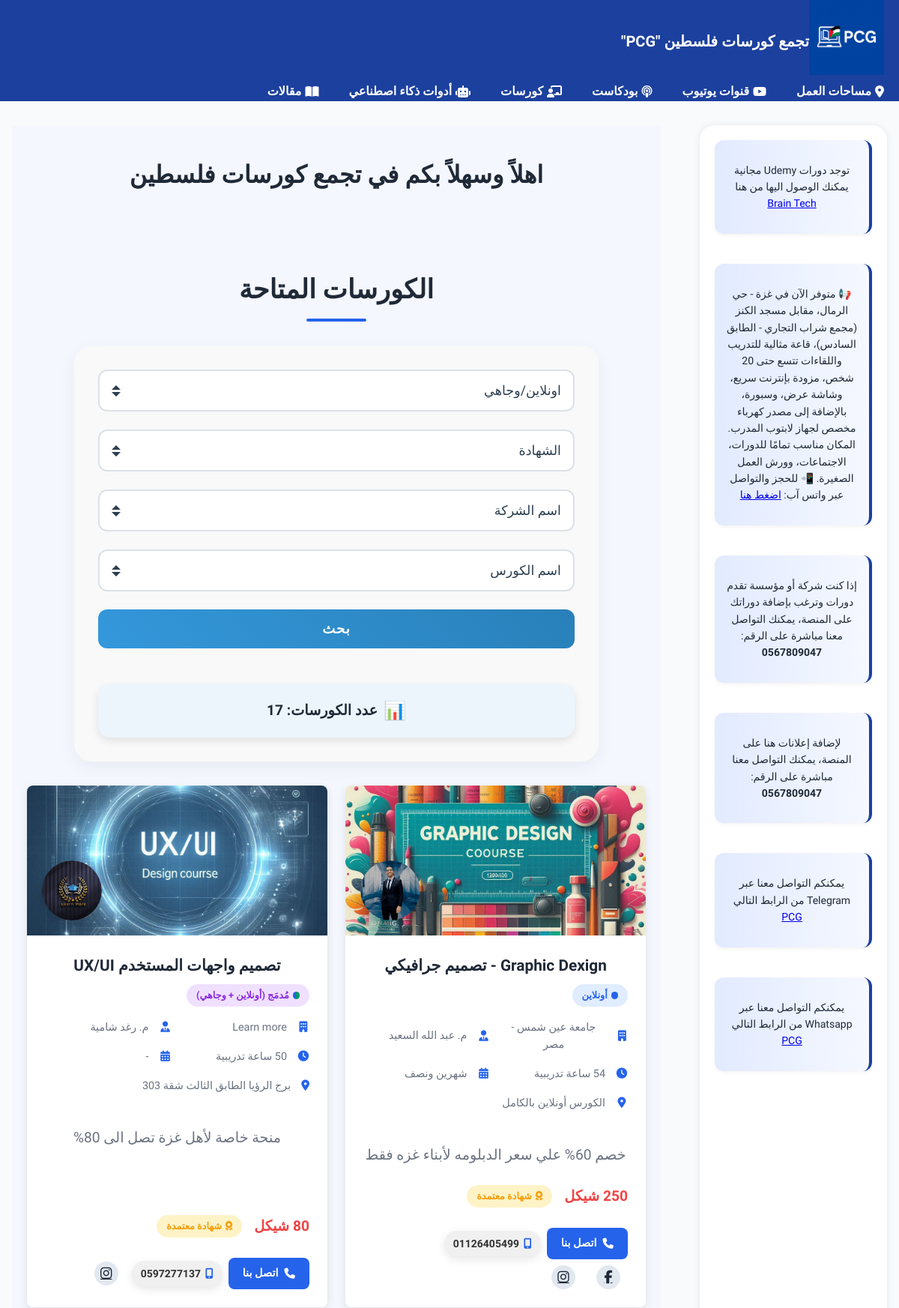
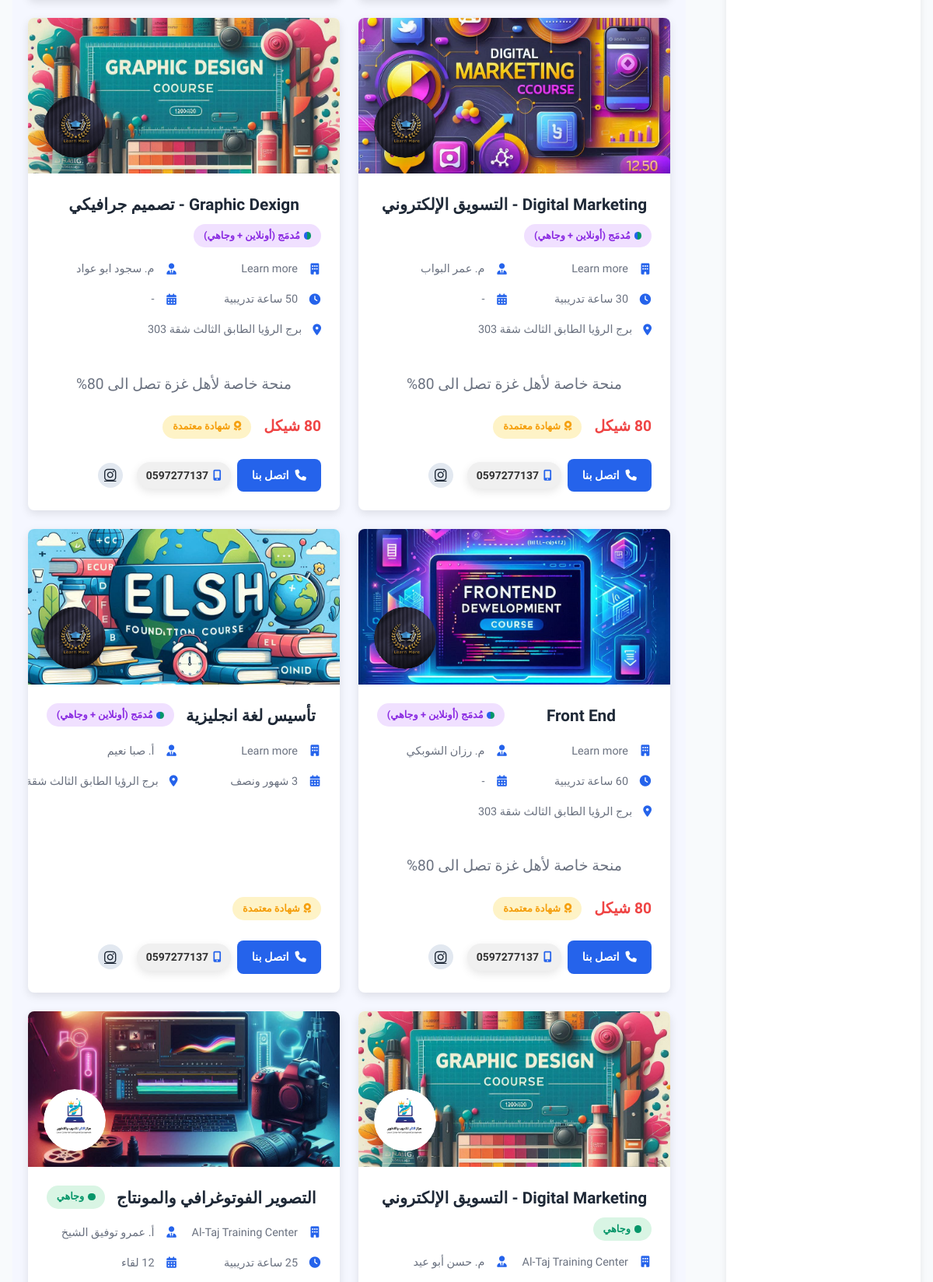
Screenshot of /courses (upper part) with the database file from the repository (2 pictures, top to bottom).
### tables this page shows
CREATE TABLE "courses" (
	"course_id"	INTEGER,
	"english_name_course"	TEXT,
	"english_name_company"	TEXT,
	"course_hour"	INTEGER,
	"price"	INTEGER,
	"course_duration"	TEXT,
	"trainer_name"	TEXT,
	"phone_number"	INTEGER,
	"online/in-person"	TEXT,
	"company_address"	TEXT,
	"more_course_details"	TEXT,
	"Certificate"	TEXT,
	"course_image"	TEXT,
	"company_logo"	TEXT,
	"social_media_website1"	TEXT,
	"social_media_website2"	TEXT,
	"social_media_website3"	TEXT,
	"social_media_website4"	TEXT,
	PRIMARY KEY("course_id")
);

### app.py (the view)
@app.route("/courses", methods=["GET"])
def courses():
    db = get_db()
    mode = request.args.get("mode")
    certificate = request.args.get("certificate")
    company = request.args.get("company")
    course = request.args.get("course")
    query = "SELECT * FROM courses WHERE 1=1"
    params = []
    if mode:
        query += " AND `online/in-person` = ?"
        params.append(mode)
    if certificate:
        query += " AND `certificate` = ?"
        params.append(certificate)
    if company:
        query += " AND english_name_company = ?"
        params.append(company)
    if course:
        query += " AND english_name_course = ?"
        params.append(course)
    cursor = db.execute(query, params)
    courses = cursor.fetchall()
    companies = db.execute("SELECT DISTINCT english_name_company FROM courses").fetchall()
    courses_name = db.execute("SELECT DISTINCT english_name_course FROM courses").fetchall()
    certificate = db.execute("SELECT DISTINCT certificate FROM courses").fetchall()
    onlineOrInperson = db.execute("SELECT DISTINCT `online/in-person` FROM courses").fetchall()
    result_count = len(courses)
    return render_template(
        "courses.html",
        custom_css="courses",
        courses=courses,
        companies=companies,
        courses_name=courses_name,
        certificate=certificate,
        result_count=result_count,
        onlineOrInperson=onlineOrInperson
    )

### app.py (called while the page is built)
def get_db():
    if 'db' not in g:
        g.db = sqlite3.connect("pcg.db")
        g.db.row_factory = sqlite3.Row
    return g.db

### templates/courses.html (shortened to what this page needs)
{% extends "layout.html" %}
{% block body %}
<section class="courses-section" dir="rtl">
    <div class="header-container">
        <h1 class="section-title" data-aos="fade-up" data-aos-delay="300">الكورسات المتاحة</h1>
        <div class="filter-container">
            <form method="GET" action="/courses" class="filter-form">
                <div class="filter-group-horizontal">
                    <select name="mode" class="filter-select">
                        <option disabled selected>اونلاين/وجاهي</option>
                    </select>
                </div>
                <div class="filter-group-horizontal">
                    <select name="certificate" class="filter-select">
                        <option disabled selected>الشهادة</option>
                    </select>
                </div>
                <div class="filter-group-horizontal">
                    <select name="company" class="filter-select">
                        <option disabled selected>اسم الشركة</option>
                    </select>
                </div>
                <div class="filter-group-horizontal">
                    <select name="course" class="filter-select">
                        <option disabled selected>اسم الكورس</option>
                    </select>
                </div>
                <button type="submit" class="filter-button">بحث</button>
                <div class="results-count-box">
                    {% if result_count > 0 %}
                        <span class="results-icon">📊</span>
                        <span class="results-text">عدد الكورسات: {{ result_count }}</span>
                    {% else %}
                        <span class="results-text no-results">لا توجد كورسات مطابقة لخيارات البحث الحالية.</span>
                    {% endif %}
                </div>
            </form>
        </div>
        <div class="row">
            {% for course in courses %}
            <div class="col-md-4 mb-4">
                <div class="course-card" data-aos="fade-up">
                    <div class="course-media">
                        <img src="{{ url_for('static', filename='/courses/' + course['course_image']) }}" class="course-image" alt="{{ course['english_name_course'] }}">
                        <div class="company-logo-container">
                            <img src="{{ url_for('static', filename='/company/' + course['company_logo']) }}" class="company-logo" alt="{{ course['english_name_company'] }}">
                        </div>
                    </div>
                    <div class="course-details">
                        <div class="course-header">
                            <h2 class="course-title">{{ course['english_name_course'] }}</h2>
                            {% if course['online/in-person'] == 'أونلاين' %}
                            <span class="course-type" data-type="online">أونلاين</span>
                            {% elif course['online/in-person'] == 'وجاهي' %}
                                <span class="course-type" data-type="inperson">وجاهي</span>
                            {% elif course['online/in-person'] == 'مُدمَج (أونلاين + وجاهي)' %}
                                <span class="course-type" data-type="mixed">مُدمَج (أونلاين + وجاهي)</span>
                            {% endif %}
                        </div>
                        <div class="course-meta">
                            <div class="meta-item">
                                <i class="fas fa-building"></i>
                                <span class="course-document">{{ course['english_name_company'] }}</span>
                            </div>
                            {% if course['trainer_name'] %}
                            <div class="meta-item">
                                <i class="fas fa-user-tie"></i>
                                <span class="course-document">{{ course['trainer_name'] }}</span>
                            </div>
                            {% endif %}
                            {% if course['course_hour'] %}
                            <div class="meta-item">
                                <i class="fas fa-clock"></i>
                                <span class="course-document">{{ course['course_hour'] }} ساعة تدريبية</span>
                            </div>
                            {% endif %}
                            <div class="meta-item">
                                <i class="fas fa-calendar-alt"></i>
                                <span>{{ course['course_duration'] }}</span>
                            </div>
                            <div class="meta-item">
                                <i class="fas fa-map-marker-alt"></i>
                                <span class="company_address">{{ course['company_address'] }}</span>
                            </div>
                        </div>
                        {% if course['more_course_details'] %}
                        <p class="course-description">{{ course['more_course_details'] }}</p>
                        {% endif %}
                        <div class="course-footer">
                            <div class="price-certificate">
                                {% if course['price'] %}
                                    <span class="course-price">{{ course['price'] }} شيكل</span>
                                {% endif %}
                                {% if course['certificate'] == 'مع شهادة'%}
                                    <span class="certificate-badge">
                                        <i class="fas fa-award"></i> شهادة معتمدة
                                    </span>
                                {% endif %}
                            </div>
                            <div class="course-actions">
                                <div class="contact-wrapper">
                                    <a href="tel:0{{ course['phone_number'] }}" class="contact-btn">
                                        <i class="fas fa-phone"></i> اتصل بنا
                                    </a>
                                    <div class="phone-bubble">
                                        <i class="fas fa-mobile-alt"></i> 0{{ course['phone_number'] }}
                                    </div>
                                    <div class="social-links">
                                        {% if course['social_media_website1'] %}
                                            <a href="{{ course['social_media_website1'] }}" target="_blank"><i class="fab fa-facebook-f"></i></a>
                                        {% endif %}
                                        {% if course['social_media_website3'] %}
                                            <a href="{{ course['social_media_website3'] }}" target="_blank"><i class="fab fa-instagram"></i></a>
                                        {% endif %}
                                    </div>
                                </div>
                            </div>
                        </div>
                    </div>
                </div>
            </div>
            {% endfor %}
        </div>
    </div>
</section>
{% endblock %}

### templates/layout.html (shortened to what this page needs)
<!DOCTYPE html>
<html lang="ar" dir="rtl">
<head>
    <link rel="stylesheet" href="{{ url_for('static', filename='css/style.css') }}" />
    <link rel="stylesheet" href="{{ url_for('static', filename= 'css/' + custom_css + '.css') }}" />
    <link
        rel="stylesheet"
        href="https://cdnjs.cloudflare.com/ajax/libs/font-awesome/6.5.0/css/all.min.css"
    />
    <link href="https://unpkg.com/aos@2.3.4/dist/aos.css" rel="stylesheet" />
</head>
<body>
<header>
    <nav>
        <div class="logo">
            <a href="/">
                <img src="{{ url_for('static', filename='images/logo.png') }}" alt="PCG Logo" style="height: 100px;" />
            </a>
            <a href="/" class="logo-text">تجمع كورسات فلسطين "PCG"</a>
        </div>
        <div class="nav-links" id="navLinks">
            <a href="/spaces"><i class="fas fa-location-dot"></i>مساحات العمل</a>
            <a href="/youtube_channels"><i class="fa-brands fa-youtube"></i>قنوات يوتيوب</a>
            <a href="/podcast"><i class="fas fa-podcast"></i>بودكاست</a>
            <a href="/courses"><i class="fas fa-chalkboard-teacher"></i>كورسات</a>
            <a href="/ai_tools"><i class="fas fa-robot"></i>أدوات ذكاء اصطناعي</a>
            <a href="/articles"><i class="fas fa-book-open"></i>مقالات</a>
        </div>
    </nav>
    <div class="container">
        <div class="main-content">
            <h1 class="fade-in">اهلاً وسهلاً بكم في تجمع كورسات فلسطين</h1>
            {% block body %}{% endblock %}
        </div>
        <div class="right-sidebar">
            <div class="ads" data-aos="zoom-in">
                <p>توجد دورات Udemy مجانية يمكنك الوصول اليها من هنا
                    <a href="https://linktr.ee/brain_tech_1542024" target="_blank">Brain Tech</a>
                </p>
            </div>
            <div class="ads" data-aos="fade-up" dir="rtl">
                <p>
                    📢 متوفر الآن في غزة - حي الرمال، مقابل مسجد الكنز (مجمع شراب التجاري - الطابق السادس)، قاعة مثالية للتدريب واللقاءات تتسع حتى 20 شخص، مزودة بإنترنت سريع، وشاشة عرض، وسبورة، بالإضافة إلى مصدر كهرباء مخصص لجهاز لابتوب المدرب. المكان مناسب تمامًا للدورات، الاجتماعات، وورش العمل الصغيرة. 📲 للحجز والتواصل عبر واتس آب:
                    <a href="https://wa.me/970598809049" target="_blank">اضغط هنا</a>
                </p>
            </div>
            <div class="ads" data-aos="zoom-in">
                <p>إذا كنت شركة أو مؤسسة تقدم دورات وترغب بإضافة دوراتك على المنصة، يمكنك التواصل معنا مباشرة على الرقم: <b>0567809047</b></p>
            </div>
            <div class="ads" data-aos="zoom-in">
                <p>لإضافة إعلانات هنا على المنصة، يمكنك التواصل معنا مباشرة على الرقم: <b>0567809047</b></p>
            </div>
            <div class="ads" data-aos="zoom-in">
                <p>يمكنكم التواصل معنا عبر Telegram من الرابط التالي
                    <a href="https://t.me/pcg752025" target="_blank">PCG</a>
                </p>
            </div>
            <div class="ads" data-aos="zoom-in">
                <p>يمكنكم التواصل معنا عبر Whatsapp من الرابط التالي
                    <a href="https://wa.me/qr/HFPA6WK4ANDLP1" target="_blank">PCG</a>
                </p>
            </div>
        </div>
    </div>
</header>
</body>
</html>

### static/css/style.css (style rules this page uses)
body { direction: rtl; text-align: right; font-family: 'Tajawal', 'Cairo', sans-serif; }
nav { background-color: #1C409E; color: white; display: flex; align-items: center; justify-content: space-between; padding: 0 20px; flex-wrap: wrap; }
.logo { display: flex; align-items: center; color: white; font-size: 20px; font-weight: bold; }
.logo .logo-text { text-decoration: none; color: white; }
.logo img { transition: transform 0.3s ease; }
.nav-links { display: flex; gap: 20px; }
.nav-links a { color: white; text-decoration: none; font-weight: bold; display: flex; align-items: center; margin-left: 20px; position: relative; transition: background-color 0.3s, transform 0.3s; }
.nav-links a i { margin-left: 5px; }
.nav-links a::after { position: absolute; bottom: -25px; left: 50%; transform: translateX(-50%); background-color: #fff; color: #333; padding: 4px 8px; border-radius: 5px; font-size: 12px; white-space: nowrap; opacity: 0; pointer-events: none; box-shadow: 0 0 5px rgba(0, 0, 0, 0.1); transition: opacity 0.2s; }
.container { display: flex; flex-direction: row-reverse; gap: 30px; padding: 20px; text-align: center; }
.main-content { flex: 3; padding: 20px; background-color: #f5f7ff; }
.right-sidebar { width: 250px; min-width: 250px; background-color: #fff; padding: 20px; margin-left: 20px; box-shadow: 0 0 10px rgba(0, 0, 0, 0.08); border-radius: 20px; display: flex; flex-direction: column; gap: 20px; min-height: 300px; }
.ads { background: linear-gradient(to right, #e2eaff, #f5f8ff); padding: 15px; margin-bottom: 20px; font-size: 14px; border-right: 4px solid #1C409E; border-radius: 12px; box-shadow: 0 2px 5px rgba(0, 0, 0, 0.05); transition: transform 0.2s ease, box-shadow 0.2s ease; }
.social-links a { margin: 0 10px; font-size: 24px; color: #555; }
.fade-in { opacity: 0; animation: fadeIn ease-in 1s forwards; }

### rows the page displays
courses: course_image (picture), company_logo (picture), english_name_course "Graphic Dexign - تصميم جرافيكي", online/in-person "أونلاين", english_name_company "جامعة عين شمس - مصر", trainer_name "م. عبد الله السعيد", course_duration "شهرين ونصف", company_address "الكورس أونلاين بالكامل", more_course_details "خصم 60% علي سعر الدبلومه لأبناء غزه فقط", Certificate "مع شهادة" (drawn), phone_number "1126405499"
courses: course_image+english_name_course (picture), company_logo (picture), english_name_course "تصميم واجهات المستخدم UX/UI", shows "مُدمَج (أونلاين + وجاهي)", english_name_company "Learn more", trainer_name "م. رغد شامية", course_duration "-", company_address "برج الرؤيا الطابق الثالث شقة 303", more_course_details "منحة خاصة لأهل غزة تصل الى 80%", Certificate "مع شهادة" (drawn), phone_number "597277137"
courses: course_image (picture), company_logo (picture), english_name_course "Digital Marketing - التسويق الإلكتروني", shows "مُدمَج (أونلاين + وجاهي)", english_name_company "Learn more", trainer_name "م. عمر البواب", course_duration "-", company_address "برج الرؤيا الطابق الثالث شقة 303", more_course_details "منحة خاصة لأهل غزة تصل الى 80%", Certificate "مع شهادة" (drawn), phone_number "597277137"
courses: course_image (picture), company_logo (picture), english_name_course "Graphic Dexign - تصميم جرافيكي", shows "مُدمَج (أونلاين + وجاهي)", english_name_company "Learn more", trainer_name "م. سجود ابو عواد", course_duration "-", company_address "برج الرؤيا الطابق الثالث شقة 303", more_course_details "منحة خاصة لأهل غزة تصل الى 80%", Certificate "مع شهادة" (drawn), phone_number "597277137"
courses: course_image (picture), company_logo (picture), english_name_course "Front End", shows "مُدمَج (أونلاين + وجاهي)", english_name_company "Learn more", trainer_name "م. رزان الشوبكي", course_duration "-", company_address "برج الرؤيا الطابق الثالث شقة 303", more_course_details "منحة خاصة لأهل غزة تصل الى 80%", Certificate "مع شهادة" (drawn), phone_number "597277137"
courses: course_image (picture), company_logo (picture), english_name_course "تأسيس لغة انجليزية", shows "مُدمَج (أونلاين + وجاهي)", english_name_company "Learn more", trainer_name "أ. صبا نعيم", course_duration "3 شهور ونصف", company_address "برج الرؤيا الطابق الثالث…", Certificate "مع شهادة" (drawn), phone_number "597277137"
courses: course_image (picture), company_logo (picture), english_name_course "Digital Marketing - التسويق الإلكتروني", online/in-person "وجاهي", english_name_company "Al-Taj Training Center", trainer_name "م. حسن أبو عيد"
courses: course_image (picture), company_logo (picture), english_name_course "التصوير الفوتوغرافي والمونتاج", online/in-person "وجاهي", english_name_company "Al-Taj Training Center", trainer_name "أ. عمرو توفيق الشيخ", course_duration "12 لقاء"

### other values shown
{{ result_count }} "17"
